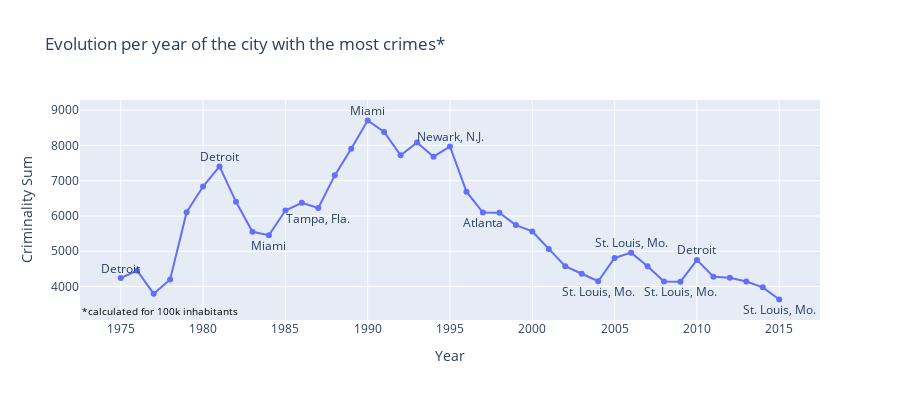

The notebook cell this image was saved under:
### Code cell
fig = px.line(df_most_dangerous_city_per_year, 
              x="year", 
              y="Criminality Sum",
              title = "Evolution per year of the city with the most crimes*",
              labels={"year": "Year"},
              width=900, height=400,
              markers = True)

fig.update_traces(textposition="bottom left")

annotation = {
    'xref': 'paper',  
    'yref': 'paper',  
    'x': 0.0, 
    'y': 0.0, 
    'text': '*calculated for 100k inhabitants',
    'showarrow': False,
    'arrowhead': 0,
    'font': {'size': 10, 'color': 'black'},
    'font_family' : 'Open Sans'
}

fig.update_layout({'annotations': [annotation]})
fig.add_annotation(x=1975, y=4242.678946,
            text="Detroit",
            showarrow=False,
            yshift=10)

fig.add_annotation(x=1981, y=7405.047694,
            text="Detroit",
            showarrow=False,
            yshift=10)

fig.add_annotation(x=1984, y=5455.189868,
            text="Miami",
            showarrow=False,
            yshift=-10)

fig.add_annotation(x=1987, y=6226.211799,
            text="Tampa, Fla.",
            showarrow=False,
            yshift=-10)

fig.add_annotation(x=1990, y=8705.668418,
            text="Miami",
            showarrow=False,
            yshift=10)

fig.add_annotation(x=1995, y=7970.580098,
            text="Newark, N.J.",
            showarrow=False,
            yshift=10)

fig.add_annotation(x=1997, y=6096.966961,
            text="Atlanta",
            showarrow=False,
            yshift=-10)

fig.add_annotation(x=2004, y=4151.660634,
            text="St. Louis, Mo.",
            showarrow=False,
            yshift=-10)

fig.add_annotation(x=2006, y=4961.384229,
            text="St. Louis, Mo.",
            showarrow=False,
            yshift=10)

fig.add_annotation(x=2009, y=4140.109457,
            text="St. Louis, Mo.",
            showarrow=False,
            yshift=-10)

fig.add_annotation(x=2010, y=4755.827100,
            text="Detroit",
            showarrow=False,
            yshift=10)

fig.add_annotation(x=2015, y=3634.242104,
            text="St. Louis, Mo.",
            showarrow=False,
            yshift=-10)



fig.show()

### Figure 1 — Plotly figure (JSON) as saved in the notebook; plotly's stock layout.template omitted (floating-point values rounded to 4 significant figures)
{"data": [{"hovertemplate": "Year=%{x}<br>Criminality Sum=%{y}<extra></extra>", "legendgroup": "", "line": {"color": "#636efa", "dash": "solid"}, "marker": {"symbol": "circle"}, "mode": "markers+lines", "name": "", "orientation": "v", "showlegend": false, "textposition": "bottom left", "type": "scatter", "x": [1975, 1976, 1977, 1978, 1979, 1980, 1981, 1982, 1983, 1984, 1985, 1986, 1987, 1988, 1989, 1990, 1991, 1992, 1993, 1994, 1995, 1996, 1997, 1998, 1999, 2000, 2001, 2002, 2003, 2004, 2005, 2006, 2007, 2008, 2009, 2010, 2011, 2012, 2013, 2014, 2015], "xaxis": "x", "y": [4243.0, 4452.0, 3799.0, 4202.0, 6109.0, 6835.0, 7405.0, 6402.0, 5552.0, 5455.0, 6155.0, 6374.0, 6226.0, 7151.0, 7903.0, 8706.0, 8382.0, 7718.0, 8082.0, 7681.0, 7971.0, 6690.0, 6097.0, 6095.0, 5742.0, 5562.0, 5068.0, 4578.0, 4364.0, 4152.0, 4811.0, 4961.0, 4574.0, 4145.0, 4140.0, 4756.0, 4277.0, 4249.0, 4144.0, 3979.0, 3634.0], "yaxis": "y"}], "layout": {"annotations": [{"arrowhead": 0, "font": {"color": "black", "family": "Open Sans", "size": 10}, "showarrow": false, "text": "*calculated for 100k inhabitants", "x": 0, "xref": "paper", "y": 0, "yref": "paper"}, {"showarrow": false, "text": "Detroit", "x": 1975, "y": 4243.0, "yshift": 10}, {"showarrow": false, "text": "Detroit", "x": 1981, "y": 7405.0, "yshift": 10}, {"showarrow": false, "text": "Miami", "x": 1984, "y": 5455.0, "yshift": -10}, {"showarrow": false, "text": "Tampa, Fla.", "x": 1987, "y": 6226.0, "yshift": -10}, {"showarrow": false, "text": "Miami", "x": 1990, "y": 8706.0, "yshift": 10}, {"showarrow": false, "text": "Newark, N.J.", "x": 1995, "y": 7971.0, "yshift": 10}, {"showarrow": false, "text": "Atlanta", "x": 1997, "y": 6097.0, "yshift": -10}, {"showarrow": false, "text": "St. Louis, Mo.", "x": 2004, "y": 4152.0, "yshift": -10}, {"showarrow": false, "text": "St. Louis, Mo.", "x": 2006, "y": 4961.0, "yshift": 10}, {"showarrow": false, "text": "St. Louis, Mo.", "x": 2009, "y": 4140.0, "yshift": -10}, {"showarrow": false, "text": "Detroit", "x": 2010, "y": 4756.0, "yshift": 10}, {"showarrow": false, "text": "St. Louis, Mo.", "x": 2015, "y": 3634.0, "yshift": -10}], "height": 400, "legend": {"tracegroupgap": 0}, "title": {"text": "Evolution per year of the city with the most crimes*"}, "width": 900, "xaxis": {"anchor": "y", "domain": [0, 1], "title": {"text": "Year"}}, "yaxis": {"anchor": "x", "domain": [0, 1], "title": {"text": "Criminality Sum"}}}}
